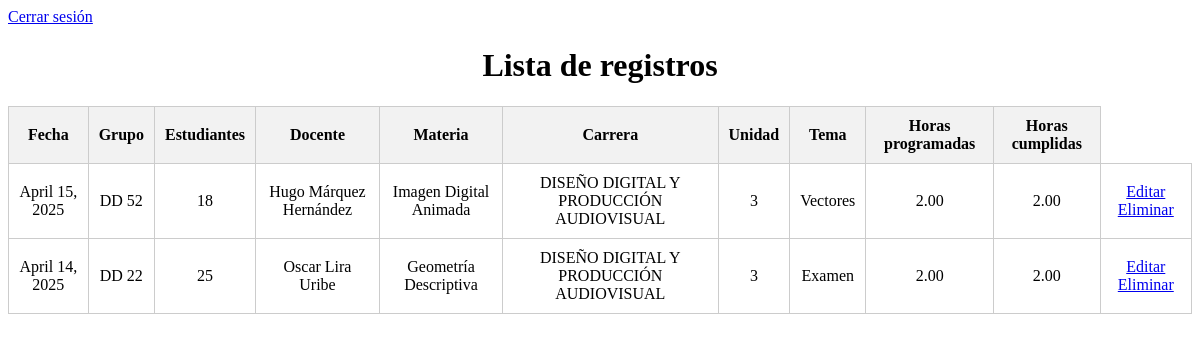
Before: /registros/ with the older database file.
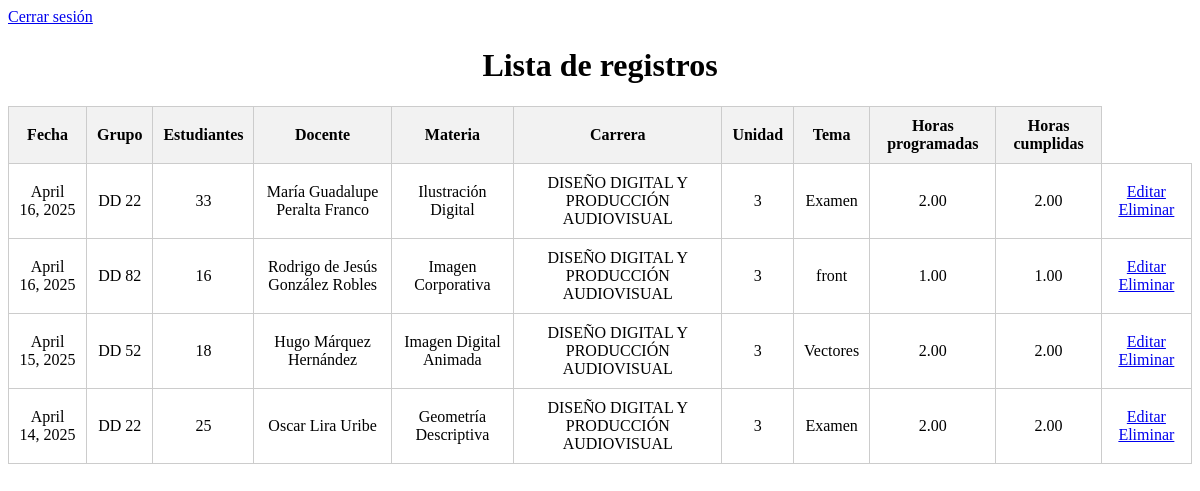
After: the same page with the newer database file.
### registros/models.py (models this page shows, shortened)
class RegistroUsoLaboratorio(models.Model):
    LABORATORIOS = [
        ('G1', 'Laboratorio G1'),
        ('G2', 'Laboratorio G2'),
        ('G3', 'Laboratorio G3'),
        ('G4', 'Laboratorio G4'),
        ('G5', 'Laboratorio G5'),
        ('G6', 'Laboratorio G6'),
        ('K1', 'Laboratorio K1'),
        ('K2', 'Laboratorio K2'),
        ('H1', 'Laboratorio H1'),
    ]
    fecha = models.DateField()
    laboratorio = models.CharField(max_length=50, choices=LABORATORIOS)
    grupo = models.CharField(max_length=20)
    numero_estudiantes = models.PositiveIntegerField("Número de estudiantes", default=0)
    docente = models.ForeignKey('Docente', on_delete=models.CASCADE)
    materia = models.CharField(max_length=100)
    carrera = models.CharField(max_length=100)
    unidad = models.CharField(max_length=50)
    tema = models.CharField(max_length=200)
    horas_programadas = models.DecimalField(max_digits=4, decimal_places=2)
    horas_cumplidas = models.DecimalField(max_digits=4, decimal_places=2)

class Docente(models.Model):
    nombre = models.CharField(max_length=100)
    cedula = models.CharField(max_length=10)
    carrera = models.CharField(max_length=100)

### registros/views.py (the view)
# urls.py: path('registros/', views.lista_registros, name='lista_registros'),
def lista_registros(request):
    registros = RegistroUsoLaboratorio.objects.all().order_by('-fecha')
    return render(request, 'registros/lista_registros.html', {'registros': registros})

### registros/templates/registros/lista_registros.html (shortened to what this page needs)
<!DOCTYPE html>
<html lang="es">
<head>
    <a href="{% url 'logout' %}">Cerrar sesión</a>
</head>
<body>
    <h1>Lista de registros</h1>
    <table>
        <thead>
            <tr>
                <th>Fecha</th>
                <th>Grupo</th>
                <th>Estudiantes</th>
                <th>Docente</th>
                <th>Materia</th>
                <th>Carrera</th>
                <th>Unidad</th>
                <th>Tema</th>
                <th>Horas programadas</th>
                <th>Horas cumplidas</th>
            </tr>
        </thead>
        <tbody>
            {% for registro in registros %}
            <tr>
                <td>{{ registro.fecha }}</td>
                <td>{{ registro.grupo }}</td>
                <td>{{ registro.numero_estudiantes }}</td>
                <td>{{ registro.docente.nombre }}</td>
                <td>{{ registro.materia }}</td>
                <td>{{ registro.carrera }}</td>
                <td>{{ registro.unidad }}</td>
                <td>{{ registro.tema }}</td>
                <td>{{ registro.horas_programadas }}</td>
                <td>{{ registro.horas_cumplidas }}</td>
                <td class="acciones">
                    <a href="{% url 'editar_registro' registro.pk %}" class="editar">Editar</a>
                    <a href="{% url 'eliminar_registro' registro.pk %}" class="eliminar" onclick="return confirm('¿Estás segura de eliminar este registro?');">Eliminar</a>
                </td>
            </tr>
            {% empty %}
            <tr>
                <td colspan="10">No hay registros disponibles.</td>
            </tr>
            {% endfor %}
        </tbody>
    </table>
</body>
</html>

### registros/templates/registros/lista_registros.html (style rules this page uses)
table { width: 100%; border-collapse: collapse; margin-top: 20px; }
th, td { padding: 10px; border: 1px solid #ccc; text-align: center; }
th { background-color: #f2f2f2; }
h1 { text-align: center; }

Changed rows visible on the page:
added RegistroUsoLaboratorio: fecha "April 16, 2025", grupo "DD 22", numero_estudiantes "33", docente.nombre "María Guadalupe Peralta Franco", materia "Ilustración Digital", carrera "DISEÑO DIGITAL Y PRODUCCIÓN AUDIOVISUAL", unidad "3", tema "Examen", horas_programadas "2.00", horas_cumplidas "2.00"
added RegistroUsoLaboratorio: fecha "April 16, 2025", grupo "DD 82", numero_estudiantes "16", docente.nombre "Rodrigo de Jesús González Robles", materia "Imagen Corporativa", carrera "DISEÑO DIGITAL Y PRODUCCIÓN AUDIOVISUAL", unidad "3", tema "front", horas_programadas "1.00", horas_cumplidas "1.00"
